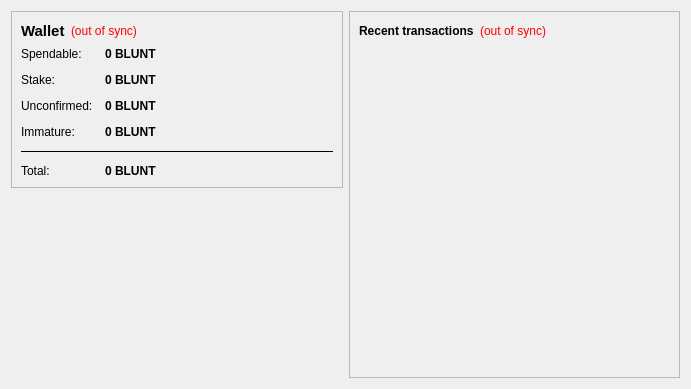
<?xml version="1.0" encoding="UTF-8"?>
<ui version="4.0">
 <class>OverviewPage</class>
 <widget class="QWidget" name="OverviewPage">
  <property name="geometry">
   <rect>
    <x>0</x>
    <y>0</y>
    <width>691</width>
    <height>389</height>
   </rect>
  </property>
  <property name="windowTitle">
   <string>Form</string>
  </property>
  <layout class="QHBoxLayout" name="horizontalLayout" stretch="1,1">
   <item>
    <layout class="QVBoxLayout" name="verticalLayout_2">
     <item>
      <widget class="QFrame" name="frame">
       <property name="styleSheet">
        <string notr="true"/>
       </property>
       <property name="frameShape">
        <enum>QFrame::StyledPanel</enum>
       </property>
       <property name="frameShadow">
        <enum>QFrame::Raised</enum>
       </property>
       <layout class="QVBoxLayout" name="verticalLayout_4">
        <item>
         <layout class="QHBoxLayout" name="horizontalLayout_4">
          <item>
           <widget class="QLabel" name="label_5">
            <property name="font">
             <font>
              <pointsize>11</pointsize>
              <weight>75</weight>
              <bold>true</bold>
             </font>
            </property>
            <property name="styleSheet">
             <string notr="true">border: 0px;s</string>
            </property>
            <property name="text">
             <string>Wallet</string>
            </property>
           </widget>
          </item>
          <item>
           <widget class="QLabel" name="labelWalletStatus">
            <property name="toolTip">
             <string>The displayed information may be out of date. Your wallet automatically synchronizes with the BluntCoin network after a connection is established, but this process has not completed yet.</string>
            </property>
            <property name="styleSheet">
             <string notr="true">QLabel { color: #FF0000; border: 0px;}</string>
            </property>
            <property name="text">
             <string notr="true">(out of sync)</string>
            </property>
            <property name="alignment">
             <set>Qt::AlignLeading|Qt::AlignLeft|Qt::AlignVCenter</set>
            </property>
           </widget>
          </item>
          <item>
           <spacer name="horizontalSpacer_2">
            <property name="orientation">
             <enum>Qt::Horizontal</enum>
            </property>
            <property name="sizeHint" stdset="0">
             <size>
              <width>40</width>
              <height>20</height>
             </size>
            </property>
           </spacer>
          </item>
         </layout>
        </item>
        <item>
         <layout class="QFormLayout" name="formLayout_2">
          <property name="fieldGrowthPolicy">
           <enum>QFormLayout::AllNonFixedFieldsGrow</enum>
          </property>
          <property name="horizontalSpacing">
           <number>12</number>
          </property>
          <property name="verticalSpacing">
           <number>12</number>
          </property>
          <item row="0" column="0">
           <widget class="QLabel" name="label">
            <property name="styleSheet">
             <string notr="true">border: 0px</string>
            </property>
            <property name="text">
             <string>Spendable:</string>
            </property>
           </widget>
          </item>
          <item row="0" column="1">
           <widget class="QLabel" name="labelBalance">
            <property name="font">
             <font>
              <weight>75</weight>
              <bold>true</bold>
             </font>
            </property>
            <property name="cursor">
             <cursorShape>IBeamCursor</cursorShape>
            </property>
            <property name="toolTip">
             <string>Your current spendable balance</string>
            </property>
            <property name="styleSheet">
             <string notr="true">border: 0px</string>
            </property>
            <property name="text">
             <string notr="true">0 BLUNT</string>
            </property>
            <property name="textInteractionFlags">
             <set>Qt::LinksAccessibleByMouse|Qt::TextSelectableByKeyboard|Qt::TextSelectableByMouse</set>
            </property>
           </widget>
          </item>
          <item row="1" column="0">
           <widget class="QLabel" name="label_6">
            <property name="styleSheet">
             <string notr="true">border: 0px</string>
            </property>
            <property name="text">
             <string>Stake:</string>
            </property>
           </widget>
          </item>
          <item row="1" column="1">
           <widget class="QLabel" name="labelStake">
            <property name="font">
             <font>
              <weight>75</weight>
              <bold>true</bold>
             </font>
            </property>
            <property name="cursor">
             <cursorShape>IBeamCursor</cursorShape>
            </property>
            <property name="toolTip">
             <string>Total of coins that was staked, and do not yet count toward the current balance</string>
            </property>
            <property name="styleSheet">
             <string notr="true">border: 0px</string>
            </property>
            <property name="text">
             <string notr="true">0 BLUNT</string>
            </property>
            <property name="textInteractionFlags">
             <set>Qt::LinksAccessibleByMouse|Qt::TextSelectableByKeyboard|Qt::TextSelectableByMouse</set>
            </property>
           </widget>
          </item>
          <item row="2" column="0">
           <widget class="QLabel" name="label_3">
            <property name="styleSheet">
             <string notr="true">border: 0px</string>
            </property>
            <property name="text">
             <string>Unconfirmed:</string>
            </property>
           </widget>
          </item>
          <item row="2" column="1">
           <widget class="QLabel" name="labelUnconfirmed">
            <property name="font">
             <font>
              <weight>75</weight>
              <bold>true</bold>
             </font>
            </property>
            <property name="cursor">
             <cursorShape>IBeamCursor</cursorShape>
            </property>
            <property name="toolTip">
             <string>Total of transactions that have yet to be confirmed, and do not yet count toward the current balance</string>
            </property>
            <property name="styleSheet">
             <string notr="true">border: 0px</string>
            </property>
            <property name="text">
             <string notr="true">0 BLUNT</string>
            </property>
            <property name="textInteractionFlags">
             <set>Qt::LinksAccessibleByMouse|Qt::TextSelectableByKeyboard|Qt::TextSelectableByMouse</set>
            </property>
           </widget>
          </item>
          <item row="3" column="0">
           <widget class="QLabel" name="labelImmatureText">
            <property name="styleSheet">
             <string notr="true">border: 0px</string>
            </property>
            <property name="text">
             <string>Immature:</string>
            </property>
           </widget>
          </item>
          <item row="3" column="1">
           <widget class="QLabel" name="labelImmature">
            <property name="font">
             <font>
              <weight>75</weight>
              <bold>true</bold>
             </font>
            </property>
            <property name="toolTip">
             <string>Mined balance that has not yet matured</string>
            </property>
            <property name="styleSheet">
             <string notr="true">border: 0px</string>
            </property>
            <property name="text">
             <string notr="true">0 BLUNT</string>
            </property>
            <property name="textInteractionFlags">
             <set>Qt::LinksAccessibleByMouse|Qt::TextSelectableByKeyboard|Qt::TextSelectableByMouse</set>
            </property>
           </widget>
          </item>
          <item row="4" column="0" colspan="2">
           <widget class="Line" name="line">
            <property name="maximumSize">
             <size>
              <width>3100</width>
              <height>1</height>
             </size>
            </property>
            <property name="frameShadow">
             <enum>QFrame::Plain</enum>
            </property>
            <property name="orientation">
             <enum>Qt::Horizontal</enum>
            </property>
           </widget>
          </item>
          <item row="5" column="0">
           <widget class="QLabel" name="labelTotalText">
            <property name="styleSheet">
             <string notr="true">border: 0px</string>
            </property>
            <property name="text">
             <string>Total:</string>
            </property>
           </widget>
          </item>
          <item row="5" column="1">
           <widget class="QLabel" name="labelTotal">
            <property name="font">
             <font>
              <weight>75</weight>
              <bold>true</bold>
             </font>
            </property>
            <property name="cursor">
             <cursorShape>IBeamCursor</cursorShape>
            </property>
            <property name="toolTip">
             <string>Your current total balance</string>
            </property>
            <property name="styleSheet">
             <string notr="true">border: 0px</string>
            </property>
            <property name="text">
             <string notr="true">0 BLUNT</string>
            </property>
            <property name="textInteractionFlags">
             <set>Qt::LinksAccessibleByMouse|Qt::TextSelectableByKeyboard|Qt::TextSelectableByMouse</set>
            </property>
           </widget>
          </item>
         </layout>
        </item>
       </layout>
      </widget>
     </item>
     <item>
      <spacer name="verticalSpacer">
       <property name="orientation">
        <enum>Qt::Vertical</enum>
       </property>
       <property name="sizeHint" stdset="0">
        <size>
         <width>20</width>
         <height>40</height>
        </size>
       </property>
      </spacer>
     </item>
     <item>
      <widget class="QLabel" name="logoLabel">
       <property name="text">
        <string/>
       </property>
      </widget>
     </item>
    </layout>
   </item>
   <item>
    <layout class="QVBoxLayout" name="verticalLayout_3">
     <item>
      <widget class="QFrame" name="frame_2">
       <property name="styleSheet">
        <string notr="true"/>
       </property>
       <property name="frameShape">
        <enum>QFrame::StyledPanel</enum>
       </property>
       <property name="frameShadow">
        <enum>QFrame::Raised</enum>
       </property>
       <layout class="QVBoxLayout" name="verticalLayout">
        <item>
         <layout class="QHBoxLayout" name="horizontalLayout_2">
          <item>
           <widget class="QLabel" name="label_4">
            <property name="styleSheet">
             <string notr="true">border: 0px</string>
            </property>
            <property name="text">
             <string>&lt;b&gt;Recent transactions&lt;/b&gt;</string>
            </property>
           </widget>
          </item>
          <item>
           <widget class="QLabel" name="labelTransactionsStatus">
            <property name="toolTip">
             <string>The displayed information may be out of date. Your wallet automatically synchronizes with the BluntCoin network after a connection is established, but this process has not completed yet.</string>
            </property>
            <property name="styleSheet">
             <string notr="true">QLabel { color: #FF0000; border: 0px }</string>
            </property>
            <property name="text">
             <string notr="true">(out of sync)</string>
            </property>
            <property name="alignment">
             <set>Qt::AlignRight|Qt::AlignTrailing|Qt::AlignVCenter</set>
            </property>
           </widget>
          </item>
          <item>
           <spacer name="horizontalSpacer">
            <property name="orientation">
             <enum>Qt::Horizontal</enum>
            </property>
            <property name="sizeHint" stdset="0">
             <size>
              <width>40</width>
              <height>20</height>
             </size>
            </property>
           </spacer>
          </item>
         </layout>
        </item>
        <item>
         <widget class="QListView" name="listTransactions">
          <property name="styleSheet">
           <string notr="true">QListView { background: transparent; border: 0px;}</string>
          </property>
          <property name="frameShape">
           <enum>QFrame::NoFrame</enum>
          </property>
          <property name="verticalScrollBarPolicy">
           <enum>Qt::ScrollBarAlwaysOff</enum>
          </property>
          <property name="horizontalScrollBarPolicy">
           <enum>Qt::ScrollBarAlwaysOff</enum>
          </property>
          <property name="selectionMode">
           <enum>QAbstractItemView::NoSelection</enum>
          </property>
         </widget>
        </item>
       </layout>
      </widget>
     </item>
    </layout>
   </item>
  </layout>
 </widget>
 <resources/>
 <connections/>
</ui>
